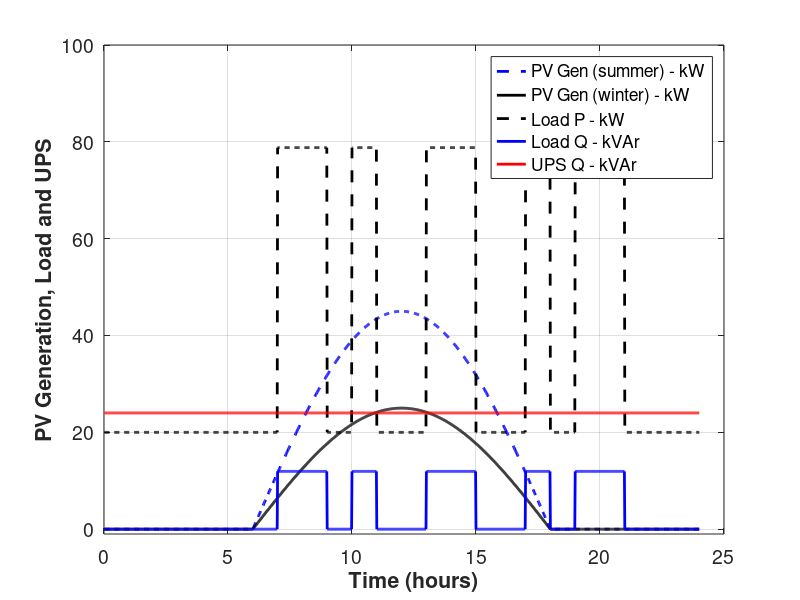
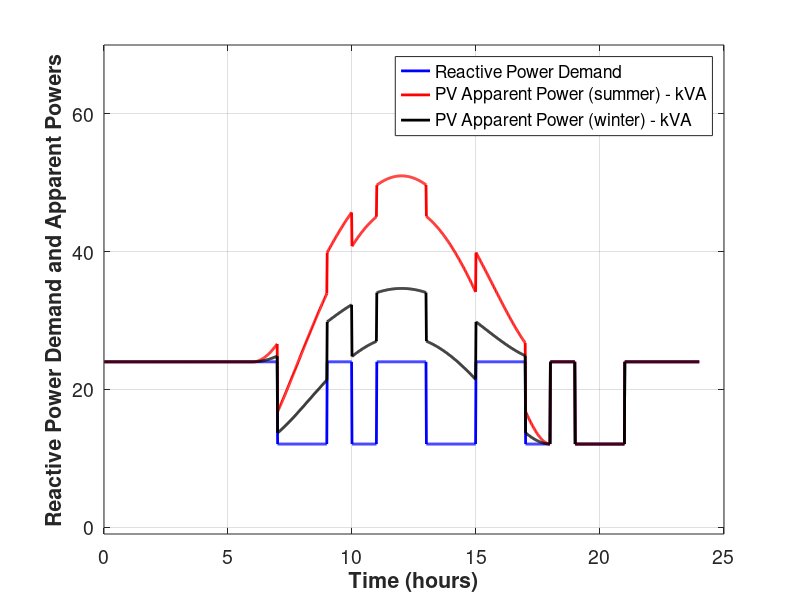
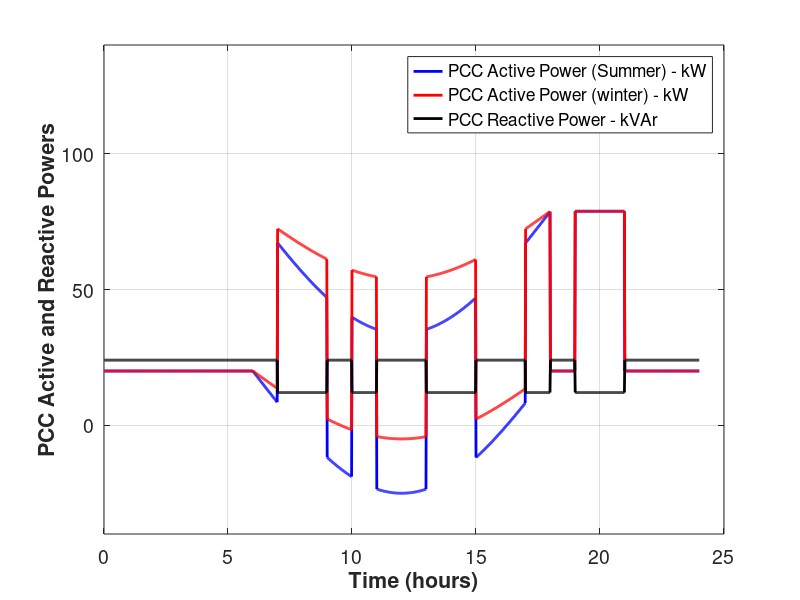
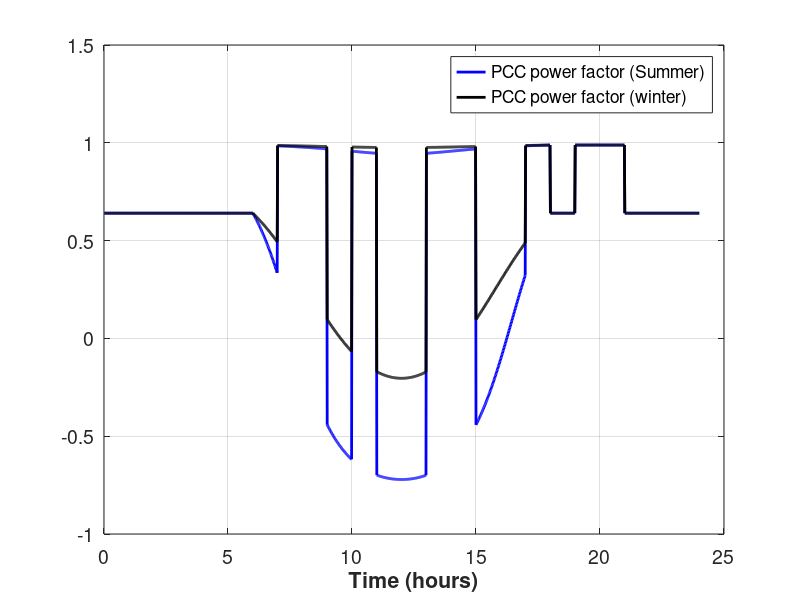

These figures' MATLAB source, in order:
%%
% PV generation profile
clear all;
clc;
hour = 1:24;
n = numel(hour);
minute = 1:n*60;
nn = numel(minute);
pv_prod1 = zeros(1,nn);
pv_prod2 = zeros(1,nn);
ayasli1p = zeros(1,nn);
ayasli2p = zeros(1,nn);
ayasli1q = zeros(1,nn);
ayasli2q = zeros(1,nn);
upsq = zeros(1,nn);
qdemand = zeros(1,nn);
pccp1 = zeros(1,nn);
pccp2 = zeros(1,nn);
pccq = zeros(1,nn);
pv_s1 = zeros(1,nn);
pv_s2 = zeros(1,nn);
pv_pf1 = zeros(1,nn);
pv_pf2 = zeros(1,nn);
pv_peak = 50; % kW
pv_peak_prod1 = 0.9*pv_peak; % kW
pv_peak_prod2 = 0.5*pv_peak; % kW
for k = 1:nn
    kalan = minute(k)/60;
    kalanint = floor(kalan);
    if (kalanint >= 6) && (kalanint < 18)
        pv_prod1(k) = -pv_peak_prod1*cos(2*pi*(1/nn)*minute(k)); % kVA
        pv_prod2(k) = -pv_peak_prod2*cos(2*pi*(1/nn)*minute(k)); % kVA
    end
    ayasli1p(k) = 20; % kW
    ayasli1q(k) = 0; % kVAr
    upsq(k) = 24; % kVAr
    if (kalanint < 7) || (kalanint == 9) ||...
            (kalanint > 10 && kalanint < 13) || ...
            (kalanint > 14 && kalanint < 17) ||...
            (kalanint == 18) || (kalanint > 20)
        ayasli2p(k) = 0;
        ayasli2q(k) = 0;
    else
        ayasli2p(k) = 60*0.98; % kW
        ayasli2q(k) = 60*0.199; % kW
    end
    %houraxis(k) = kalanint;
    qdemand(k) = upsq(k)-ayasli1q(k)-ayasli2q(k);
    pv_s1(k) = sqrt(qdemand(k)^2+pv_prod1(k)^2);
    pv_s2(k) = sqrt(qdemand(k)^2+pv_prod2(k)^2);
    pv_pf1(k) = pv_prod1(k)/pv_s1(k);
    pv_pf2(k) = pv_prod2(k)/pv_s2(k);
    pccp1(k) = ayasli1p(k) + ayasli2p(k) - pv_prod1(k);
    pccp2(k) = ayasli1p(k) + ayasli2p(k) - pv_prod2(k);
    pccq(k) = upsq(k) - ayasli2q(k) - ayasli1q(k);
end

%%
figure;
plot(minute/60,pv_prod1,'b--','LineWidth',2.0);
hold on;
plot(minute/60,pv_prod2,'k-','LineWidth',2.0);
hold on;
plot(minute/60,ayasli2p+ayasli1p,'k--','LineWidth',2.0);
hold on;
plot(minute/60,ayasli2q+ayasli1q,'b-','LineWidth',2.0);
hold on;
plot(minute/60,upsq,'r-','LineWidth',2.0);
hold off;
xlabel('Time (hours)','Fontweight','Bold');
ylabel('PV Generation, Load and UPS','Fontweight','Bold','Fontsize',16);
%title ('Photovoltaic Generation and Load Profile','Fontweight','Bold');
legend('PV Gen (summer) - kW','PV Gen (winter) - kW','Load P - kW','Load Q - kVAr','UPS Q - kVAr');
grid on;
ylim([-1 100]);
set(gca,'fontsize',14)

%%
figure;
plot(minute/60,qdemand,'b-','LineWidth',2.0);
hold on;
plot(minute/60,pv_s1,'r-','LineWidth',2.0);
hold on;
plot(minute/60,pv_s2,'k-','LineWidth',2.0);
hold off;
xlabel('Time (hours)','Fontweight','Bold','Fontsize',16 );
ylabel('Reactive Power Demand and Apparent Powers','Fontweight','Bold','Fontsize',16);
legend('Reactive Power Demand','PV Apparent Power (summer) - kVA','PV Apparent Power (winter) - kVA');
grid on;
ylim([-1 70]);
set(gca,'fontsize',14)

%%
figure;
plot(minute/60,pccp1,'b-','LineWidth',2.0);
hold on;
plot(minute/60,pccp2,'r-','LineWidth',2.0);
hold on;
plot(minute/60,pccq,'k-','LineWidth',2.0);
hold off;
ylabel('PCC Active and Reactive Powers','Fontweight','Bold','Fontsize',16);
xlabel('Time (hours)','Fontweight','Bold','Fontsize',16 );
legend('PCC Active Power (Summer) - kW','PCC Active Power (winter) - kW','PCC Reactive Power - kVAr');
grid on;
set(gca,'fontsize',14)
ylim([-40 140]);

%%
Spcc1 = sqrt(pccp1.^2+pccq.^2);
Spcc2 = sqrt(pccp2.^2+pccq.^2);
pf1 = pccp1./Spcc1;
pf2 = pccp2./Spcc2;

figure;
plot(minute/60,pf1,'b-','LineWidth',2.0);
hold on;
plot(minute/60,pf2,'k-','LineWidth',2.0);
hold off;
xlabel('Time (hours)','Fontweight','Bold','Fontsize',16);
legend('PCC power factor (Summer)','PCC power factor (winter)');
grid on;
set(gca,'fontsize',14)
ylim([-1 1.5]);

%%
pqratio1 = abs(pccq)./abs(pccp1);
pqratio2 = abs(pccq)./abs(pccp2);

figure;
plot(minute/60,pqratio1,'b-','LineWidth',2.0);
hold on;
plot(minute/60,pqratio2,'k-','LineWidth',2.0);
hold off;
xlabel('Time (hours)','Fontweight','Bold');
%legend('PCC power factor (Summer)','PCC power factor (winter)');
grid on;
ylim([0 10]);
